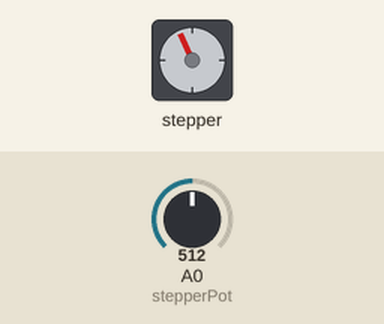
Simulated run of this sketch. Board: Arduino Uno, built with avr-gcc and run on an emulated ATmega328P. On the bench: stepper motor. Wiring (inferred from the names in the program): stepper motor driver (200 steps per turn assumed): step pin 3; direction pin 2. The inputs (shaded band) are chosen by the test bench; at power-on: A0 (stepperPot) = 512. What the sketch prints to the serial monitor is not drawn.

Above: at 1.2 s.
1.3 s: A0 (stepperPot) set to 1023
At 1.66 s:
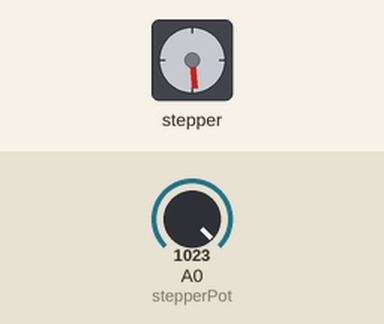
4.3 s: A0 (stepperPot) set to 900
At 4.71 s:
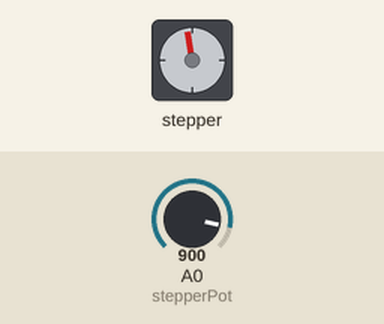
7.3 s: A0 (stepperPot) set to 1023
At 7.73 s:
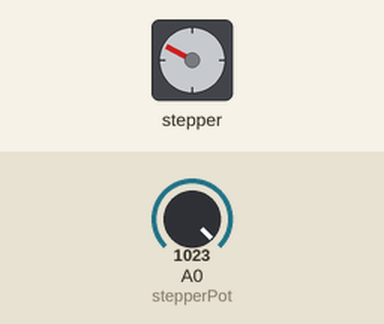
Timing chart, 0 to 16.3 s (numbered marks = the images above; inputs shaded):
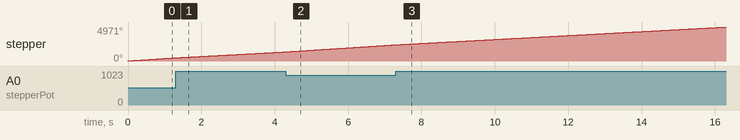

The sketch:

Stepper_Motor_Test.ino
```cpp
#define directionPin 2
#define stepPin 3
int stepperPot=A0;
int ballFrequency;
int rotorSpeed;

void setup() {
  // put your setup code here, to run once:
  pinMode(directionPin,OUTPUT);
  pinMode(stepPin, OUTPUT);
  pinMode(stepperPot,INPUT);
  Serial.begin(9600);
}

void loop() {
  // put your main code here, to run repeatedly:
ballFrequency=analogRead(stepperPot);
rotorSpeed=(ballFrequency*.831)+150;
Serial.println(rotorSpeed);

    digitalWrite(directionPin,HIGH);
    digitalWrite(stepPin,HIGH);
    delayMicroseconds(50);
    digitalWrite(stepPin,LOW);
    delayMicroseconds(rotorSpeed);
}
```
